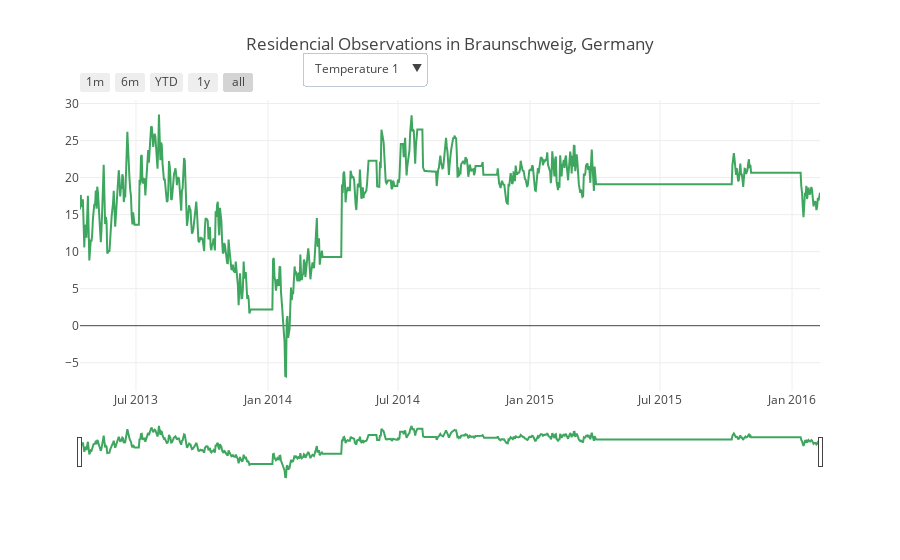

The cell this chart's notebook holds for it:
### Markdown cell above
## Visualize Time Series

Not all sensors are in operation throughout the period, so data is missing.

Also, in 2017, the residents moved to a new flat.  A visual inspection of the data reveals that the outside sensor, Temp1, became an inside sensor when the apartment changed. 

Can you detect when the Sensor 1 changed location ?

### Code cell
fig = plotly_home(home)
plotly.offline.iplot(fig)

### Figure 1 — Plotly figure (JSON) as saved in the notebook; plotly's stock layout.template omitted (floating-point values rounded to 4 significant figures; data arrays with more than 128 entries replaced by an {"elided": "..."} marker saying what was removed)
{"data": [{"line": {"color": "#3FA65F"}, "name": "Temperature1", "type": "scatter", "uid": "7d65e81d-6669-4df2-bd3d-51a8570812bb", "x": {"elided": "1032 str values"}, "y": {"elided": "1032 float values"}}], "layout": {"title": {"text": "Residencial Observations in Braunschweig, Germany"}, "updatemenus": [{"buttons": [{"args": [{"y": {"elided": "1x1032 float values"}}, {"title": "Temperature 1 Residencial Observations in Braunschweig, Germany"}], "label": "Temperature 1", "method": "update"}, {"args": [{"y": {"elided": "1x1032 float values"}}, {"title": "Humidity 1 Residencial Observations in Braunschweig, Germany"}], "label": "Humidity 1", "method": "update"}, {"args": [{"y": {"elided": "1x1032 float values"}}, {"title": "Temperature 2 Residencial Observations in Braunschweig, Germany"}], "label": "Temperature 2", "method": "update"}, {"args": [{"y": {"elided": "1x1032 float values"}}, {"title": "Humidity 2 Residencial Observations in Braunschweig, Germany"}], "label": "Humidity 2", "method": "update"}, {"args": [{"y": {"elided": "1x1032 float values"}}, {"title": "Temperature 3 Residencial Observations in Braunschweig, Germany"}], "label": "Temperature 3", "method": "update"}, {"args": [{"y": {"elided": "1x1032 float values"}}, {"title": "Humidity 3 Residencial Observations in Braunschweig, Germany"}], "label": "Humidity 3", "method": "update"}, {"args": [{"y": {"elided": "1x1032 float values"}}, {"title": "Temperature 4 Residencial Observations in Braunschweig, Germany"}], "label": "Temperature 4", "method": "update"}, {"args": [{"y": {"elided": "1x1032 float values"}}, {"title": "Humidity 4 Residencial Observations in Braunschweig, Germany"}], "label": "Humidity 4", "method": "update"}], "direction": "down", "pad": {"r": 10, "t": 10}, "showactive": true, "x": 0.3, "xanchor": "left", "y": 1.2, "yanchor": "top"}], "xaxis": {"rangeselector": {"buttons": [{"count": 1, "label": "1m", "step": "month", "stepmode": "backward"}, {"count": 6, "label": "6m", "step": "month", "stepmode": "backward"}, {"count": 1, "label": "YTD", "step": "year", "stepmode": "todate"}, {"count": 1, "label": "1y", "step": "year", "stepmode": "backward"}, {"step": "all"}]}, "rangeslider": {"visible": true}, "type": "date"}}}
